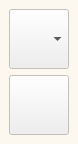
<?xml version="1.0" encoding="UTF-8"?>
<ui version="4.0">
 <class>TileBar</class>
 <widget class="QWidget" name="TileBar">
  <property name="geometry">
   <rect>
    <x>0</x>
    <y>0</y>
    <width>78</width>
    <height>144</height>
   </rect>
  </property>
  <property name="windowTitle">
   <string>Form</string>
  </property>
  <layout class="QVBoxLayout" name="verticalLayout">
   <property name="spacing">
    <number>0</number>
   </property>
   <property name="leftMargin">
    <number>0</number>
   </property>
   <property name="topMargin">
    <number>0</number>
   </property>
   <property name="rightMargin">
    <number>0</number>
   </property>
   <property name="bottomMargin">
    <number>0</number>
   </property>
   <item>
    <widget class="QWidget" name="widget" native="true">
     <property name="palette">
      <palette>
       <active>
        <colorrole role="Base">
         <brush brushstyle="SolidPattern">
          <color alpha="255">
           <red>255</red>
           <green>255</green>
           <blue>255</blue>
          </color>
         </brush>
        </colorrole>
        <colorrole role="Window">
         <brush brushstyle="SolidPattern">
          <color alpha="208">
           <red>255</red>
           <green>250</green>
           <blue>240</blue>
          </color>
         </brush>
        </colorrole>
       </active>
       <inactive>
        <colorrole role="Base">
         <brush brushstyle="SolidPattern">
          <color alpha="255">
           <red>255</red>
           <green>255</green>
           <blue>255</blue>
          </color>
         </brush>
        </colorrole>
        <colorrole role="Window">
         <brush brushstyle="SolidPattern">
          <color alpha="208">
           <red>255</red>
           <green>250</green>
           <blue>240</blue>
          </color>
         </brush>
        </colorrole>
       </inactive>
       <disabled>
        <colorrole role="Base">
         <brush brushstyle="SolidPattern">
          <color alpha="208">
           <red>255</red>
           <green>250</green>
           <blue>240</blue>
          </color>
         </brush>
        </colorrole>
        <colorrole role="Window">
         <brush brushstyle="SolidPattern">
          <color alpha="208">
           <red>255</red>
           <green>250</green>
           <blue>240</blue>
          </color>
         </brush>
        </colorrole>
       </disabled>
      </palette>
     </property>
     <property name="autoFillBackground">
      <bool>true</bool>
     </property>
     <layout class="QVBoxLayout" name="verticalLayout_2">
      <item>
       <widget class="QComboBox" name="colorBox">
        <property name="sizePolicy">
         <sizepolicy hsizetype="Expanding" vsizetype="Expanding">
          <horstretch>0</horstretch>
          <verstretch>0</verstretch>
         </sizepolicy>
        </property>
        <property name="minimumSize">
         <size>
          <width>60</width>
          <height>60</height>
         </size>
        </property>
        <property name="maximumSize">
         <size>
          <width>60</width>
          <height>60</height>
         </size>
        </property>
        <property name="toolTip">
         <string>Change this day's color</string>
        </property>
       </widget>
      </item>
      <item>
       <widget class="QPushButton" name="pushButton">
        <property name="sizePolicy">
         <sizepolicy hsizetype="Expanding" vsizetype="Expanding">
          <horstretch>0</horstretch>
          <verstretch>0</verstretch>
         </sizepolicy>
        </property>
        <property name="minimumSize">
         <size>
          <width>60</width>
          <height>60</height>
         </size>
        </property>
        <property name="maximumSize">
         <size>
          <width>60</width>
          <height>60</height>
         </size>
        </property>
        <property name="toolTip">
         <string>Add a task for this day</string>
        </property>
        <property name="text">
         <string/>
        </property>
        <property name="icon">
         <iconset resource="icon.qrc">
          <normaloff>:/icon/resource/add.ico</normaloff>:/icon/resource/add.ico</iconset>
        </property>
        <property name="iconSize">
         <size>
          <width>48</width>
          <height>48</height>
         </size>
        </property>
       </widget>
      </item>
     </layout>
    </widget>
   </item>
  </layout>
 </widget>
 <resources>
  <include location="icon.qrc"/>
 </resources>
 <connections/>
</ui>
